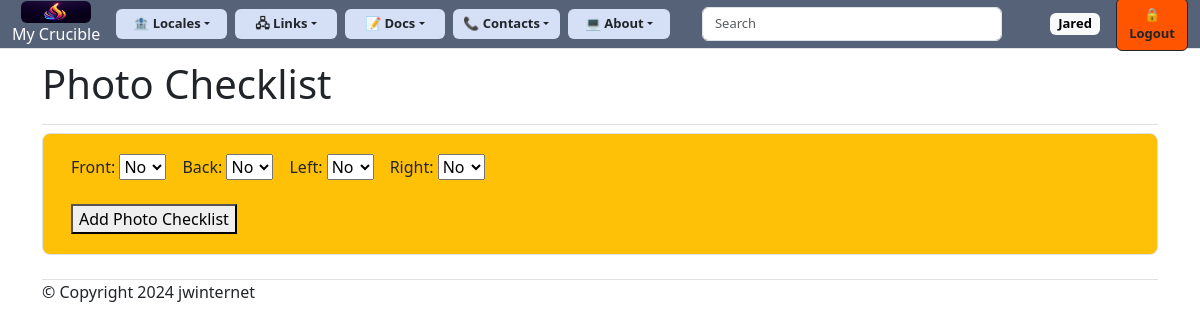
Screenshot of /photo_checklist/1/ (signed in) with the database file from the repository.
### my_crucible/models.py (models this page shows, shortened)
class Locale(models.Model):
    title = models.CharField(
        max_length=4,
        unique=True
    )
    slug = models.SlugField(max_length=250)
    date_added = models.DateField(auto_now_add=True)
    updated = models.DateField(auto_now=True)
    owner = models.ForeignKey(User, on_delete=models.CASCADE, null=True)
    first_name = models.CharField(max_length=100)
    last_name = models.CharField(max_length=100)
    email = models.EmailField(max_length=100)
    street_address = models.CharField(max_length=100)
    city = models.CharField(max_length=100)
    STATE = [
        (None, "State"),
        ("AK", "Alaska"),
        ("AL", "Alabama"),
        ("AR", "Arkansas"),
        ("AZ", "Arizona"),
        ("CA", "California"),
        ("CO", "Colorado"),
        ("CT", "Connecticut"),
        ("DE", "Delaware"),
        ("DC", "District of Columbia"),
        ("FL", "Florida"),
        ("GA", "Georgia"),
        ("HI", "Hawaii"),
        ("IA", "Iowa"),
        ("ID", "Idaho"),
        ("IL", "Illinois"),
        ("IN", "Indiana"),
        ("KS", "Kansas"),
        ("KY", "Kentucky"),
        ("LA", "Louisiana"),
        ("MA", "Massachusetts"),
        ("MD", "Maryland"),
        ("ME", "Maine"),
        ("MI", "Michigan"),
        ("MN", "Minnesota"),
        ("MO", "Missouri"),
        ("MS", "Mississippi"),
        ("MT", "Montana"),
        ("NC", "North Carolina"),
        ("ND", "North Dakota"),
        ("NE", "Nebraska"),
        ("NH", "New Hampshire"),
        ("NJ", "New Jersey"),
        ("NM", "New Mexico"),
        ("NV", "Nevada"),
        ("NY", "New York"),
        ("OH", "Ohio"),
        ("OK", "Oklahoma"),
        ("OR", "Oregon"),
        ("PA", "Pennsylvania"),
        ("PR", "Puerto Rico"),
        ("RI", "Rhode Island"),
        ("SC", "South Carolina"),
        ("SD", "South Dakota"),
        ("TN", "Tennessee"),
        ("TX", "Texas"),
        ("UT", "Utah"),
        ("VA", "Virginia"),
        ("VT", "Vermont"),
        ("WA", "Washington"),
        ("WI", "Wisconsin"),
        ("WV", "West Virginia"),
        ("WY", "Wyoming"),
    ]
    state = models.CharField(
        choices=STATE,
        max_length=2
    )
    zip_code = models.CharField(max_length=5)
    YES_NO_CHOICES = [
        ("Yes", "Yes"),
        ("No", "No")
    ]
    front = models.CharField(
        choices=YES_NO_CHOICES,
        default="No",
        max_length=4,
    )
    back = models.CharField(
        choices=YES_NO_CHOICES,
        default="No",
        max_length=4,
    )
    left = models.CharField(
        choices=YES_NO_CHOICES,
        default="No",
        max_length=4,
    )
    right = models.CharField(
        choices=YES_NO_CHOICES,
        default="No",
        max_length=4,
    )
    file_upload = models.FileField(
        upload_to='my_crucible/media/%Y/%m/%d/',
        blank=True
    )
    tags = TaggableManager()
    class Meta:
        ordering = ['title']

### my_crucible/views.py (the view)
# urls.py: path("photo_checklist/<int:locale_id>/", views.photo_checklist, name="photo_checklist"),
@login_required
def photo_checklist(request, locale_id):
    locale = get_object_or_404(Locale, id=locale_id)
    if request.method != "POST":
        photo_form = PhotoForm(instance=locale)
    else:
        photo_form = PhotoForm(instance=locale, data=request.POST, files=request.FILES)
        if photo_form.is_valid():
            photo_form.save()
            context = {"locale": locale}
            return render(request, "my_crucible/locale.html", context)
    context = {"locale": locale, "photo_form": photo_form}
    return render(request, "my_crucible/photo_checklist.html", context)

### my_crucible/forms.py
class PhotoForm(forms.ModelForm):
    front = forms.CharField(
        label="Front",
        required=False,
        widget=forms.Select(choices=Locale.YES_NO_CHOICES),
    )
    back = forms.CharField(
        label="Back",
        required=False,
        widget=forms.Select(choices=Locale.YES_NO_CHOICES),
    )
    left = forms.CharField(
        label="Left",
        required=False,
        widget=forms.Select(choices=Locale.YES_NO_CHOICES),
    )
    right = forms.CharField(
        label="Right",
        required=False,
        widget=forms.Select(choices=Locale.YES_NO_CHOICES),
    )
    class Meta:
        model = Locale
        fields = ["front", "back", "left", "right"]

### my_crucible/templates/my_crucible/photo_checklist.html (shortened to what this page needs)
<!DOCTYPE html>
<html lang="en">
<head>
</head>
<body>
    {% extends "my_crucible/base.html" %}
    {% block page_header %}
        <h1>Photo Checklist</h1>
    {% endblock page_header %}
    {% block content %}
        <div class="p-3 mb-4 bg-warning text-body border rounded-3">
            <div class="container py-1">
                <form action="{% url 'my_crucible:photo_checklist' locale.id %}" method="post" enctype="multipart/form-data" >
                    <div class="row row-cols-lg-auto g-3 align-items-center">
                        {{ photo_form.as_div }}
                    </div>
                    <div class="col-12">
                        <br><button class="align-items-left" name="submit">Add Photo Checklist</button>
                    </div>
                </form>
            </div>
        </div>
    {% endblock content %}

### my_crucible/templates/my_crucible/base.html (shortened to what this page needs)
{% load static %}
<!DOCTYPE html>
<html lang="en">
<head>
    {% load django_bootstrap5 %}
    {% bootstrap_css %}
</head>
<body>
    <nav class="navbar navbar-expand-lg navbar-dark fixed-top mb-5 border" style="background-color: #556278; margin: -1px; height: 50px">
        <div class="container-fluid" style="text-align: center;">
            <a class="navbar-brand" href="{% url 'my_crucible:index' %}">
                <img src="{% static '/my_crucible/images/flame.png' %}" width="70" height="22" class="rounded" alt="Missing Image">
                <h6> My Crucible</h6>
            </a>
            <div class="collapse navbar-collapse gap-2" id="navbarCollapse">
                <div class="btn-group ms-auto mb-2 mb-md-0">
                    <button type="button" class="btn dropdown-toggle" style="font-size: small; background-color: #d5dff5; --bs-btn-padding-y: .25rem; --bs-btn-padding-x: 1rem;" data-bs-toggle="dropdown" aria-expanded="false"><strong>&#127974; Locales</strong></button>
                </div>
                <div class="btn-group ms-auto mb-2 mb-md-0">
                    <button type="button" class="btn dropdown-toggle" style="font-size: small; background-color: #d5dff5; --bs-btn-padding-y: .25rem; --bs-btn-padding-x: 1.2rem;" data-bs-toggle="dropdown" aria-expanded="false"><strong>&#128423; Links</strong></button>
                </div>
                <div class="btn-group ms-auto mb-2 mb-md-0">
                    <button type="button" class="btn dropdown-toggle" style="font-size: small; background-color: #d5dff5; --bs-btn-padding-y: .25rem; --bs-btn-padding-x: 1.2rem;" data-bs-toggle="dropdown" aria-expanded="false"><strong>&#128221; Docs</strong></button>
                </div>
                <div class="btn-group ms-auto mb-2 mb-md-0">
                    <button type="button" class="btn dropdown-toggle" style="font-size: small; background-color: #d5dff5; --bs-btn-padding-y: .25rem; --bs-btn-padding-x: 0.6rem;" data-bs-toggle="dropdown" aria-expanded="false"><strong>&#128222; Contacts</strong></button>
                </div>
                <div class="btn-group ms-auto mb-2 mb-md-0">
                    <button type="button" class="btn dropdown-toggle" style="font-size: small; background-color: #d5dff5; --bs-btn-padding-y: .25rem; --bs-btn-padding-x: 1rem;" data-bs-toggle="dropdown" aria-expanded="false"><strong>&#128187; About</strong></button>
                </div>
                <div class="container-fluid ms-auto mb-2 mb-md-0 g-5">
                    <form class="d-flex" role="search" action="{% url 'my_crucible:search_results' %}" method="get">
                        <input name="q" class="form-control me-2" style="font-size: small; color: black; text-align: left" type="search" placeholder="Search" aria-label="Search">
                    </form>
                </div>
                <ul class="navbar-nav ms-auto mb-2 mb-md-0">
                    {% if user.is_authenticated %}
                        <li class="badge">
                            <h4><span class="badge text-bg-light" style="font-size: small">{{ user.username.title }}</span></h4>
                        </li>
                    {% endif %}
                </ul>
                {% if user.is_authenticated %}
                    <form action="{% url 'accounts:logout' %}" method='post'>
                        <button name='submit' class='btn btn-light btn-outline-dark text-dark' data-toggle="tooltip" style="font-size: small; background-color: #FF5400;"
                                data-placement="top" title="Click to log out of locale."><strong>&#128274; Logout</strong></button>
                    </form>
                {% endif %}
            </div>
        </div>
    </nav>
    <main class="container" style="margin-top: 60px;">
        <div class="pb-2 mb-2 border-bottom">
            {% block page_header %}{% endblock page_header %}
        </div>
        <div>
            {% block content %}{% endblock content %}
        </div>
        <footer>
            <p class="copyright border-top" style="position: sticky; bottom: 0;">&copy Copyright 2024 jwinternet</p>
        </footer>
    </main>
</body>
</html>

### rows the page displays
Locale: front "No", back "No", left "No", right "No"

### other values shown
{{ user.username.title }} "Jared"
